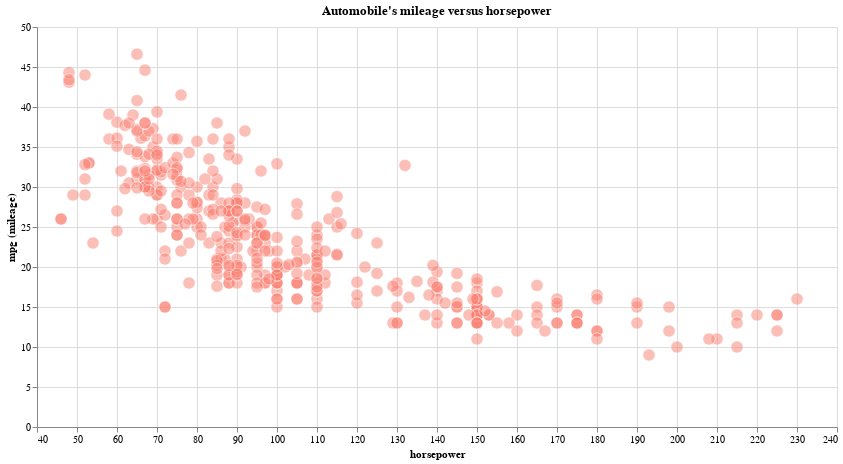

The code cell stored with this chart in its notebook:
### Markdown cell above
### Applying a dash of style 

We will do the following:

* resize the figure
* pick a color for the points
* add a bit of transparency, for aesthetics
* increase the size of the points
* add a title
* slightly change the `y-axis title`

The above tasks can be done with the methods : `.encode()`, `.mark()` and `.properties()`

#### Customize with mark
The `Chart.mark_*()` allows for customization of the mark properties. For scatterplot we use `Chart.mark_circle()`. A few of the mark properties are: 
* `size`
* `stroke`
* `strokeweight`
* `color` etc.

For the full list of mark properties refer : https://altair-viz.github.io/user_guide/marks.html#mark-properties.

These properties can also be encoded using the encode method.


#### Customize with encode

The `Chart.encode()` method provides several **channels** for mapping the data columns to visual attributes of which we will review three in this notebook:

1. position channels - `x`, `y`, `theta` etc.
2. mark property channels - `color`, `size`, `fill`, etc.
3. text and tooltip channels - `text`, `tooltip` 

Each channel can be customized using the **encode channel options**. For example the channel `x` can be encoded using the `alt.X` class with the encode channel options passed as parameters. The encode channel options include:
* `field`
* `type`
* `aggregate`
* `title`
* `scale` 
* `sort` etc.

For the full list of encode channel options refer : https://altair-viz.github.io/user_guide/encoding.html#encoding-channel-options.

Note that, in the code below we do not use the shorthand to encode the `x` channel. Instead the altair class `X` is used. For each encoding channel we specify the `field` and `type` individually along with the `scale` domain.

#### Customize with properties

The `Chart.properties()` method is used to configure the figure.

### Code cell
(alt.Chart(data)
    .mark_circle(
                 size=150,                             # increase the size of the points
                 color='salmon',                       # pick a color for the points
                 opacity=0.5,                          # add transparency
                 stroke='white',
                 strokeWidth=1,
                )
    .encode(
            x=alt.X(
                    field='horsepower',                     # encode x-axis using the Altair class "X" instead of the shorthand 
                    type='quantitative',                    # specify encoding type
                    scale=alt.Scale(domain=[40, 240]),      # change the x-axis domain from [0,250] to [30,240] 
                    ),
            y=alt.Y(
                    field='mpg',                            # y-axis is encoded using the Altair class "Y"
                    type='quantitative',                    # specify encoding type
                    title="mpg (mileage)",                  # # change the y-axis title
                    ),                 
           )
    .properties(
                width=800,                                      # resize width of the figure
                height=400,                                     # resize height of figure                         
                title="Automobile's mileage versus horsepower", # set title to the figure
               )
      
)

### Figure 1 — Vega-Lite specification as saved in the notebook (floating-point values rounded to 4 significant figures; data arrays with more than 128 entries replaced by an {"elided": "..."} marker saying what was removed)
{"config": {"view": {"continuousWidth": 400, "continuousHeight": 300}}, "data": {"name": "data-03487aaa278f67a5f3ec4d9732560be4"}, "mark": {"type": "circle", "color": "salmon", "opacity": 0.5, "size": 150, "stroke": "white", "strokeWidth": 1}, "encoding": {"x": {"field": "horsepower", "scale": {"domain": [40, 240]}, "type": "quantitative"}, "y": {"field": "mpg", "title": "mpg (mileage)", "type": "quantitative"}}, "height": 400, "title": "Automobile's mileage versus horsepower", "width": 800, "$schema": "https://vega.github.io/schema/vega-lite/v4.17.0.json", "datasets": {"data-03487aaa278f67a5f3ec4d9732560be4": {"elided": "392 records"}}}
